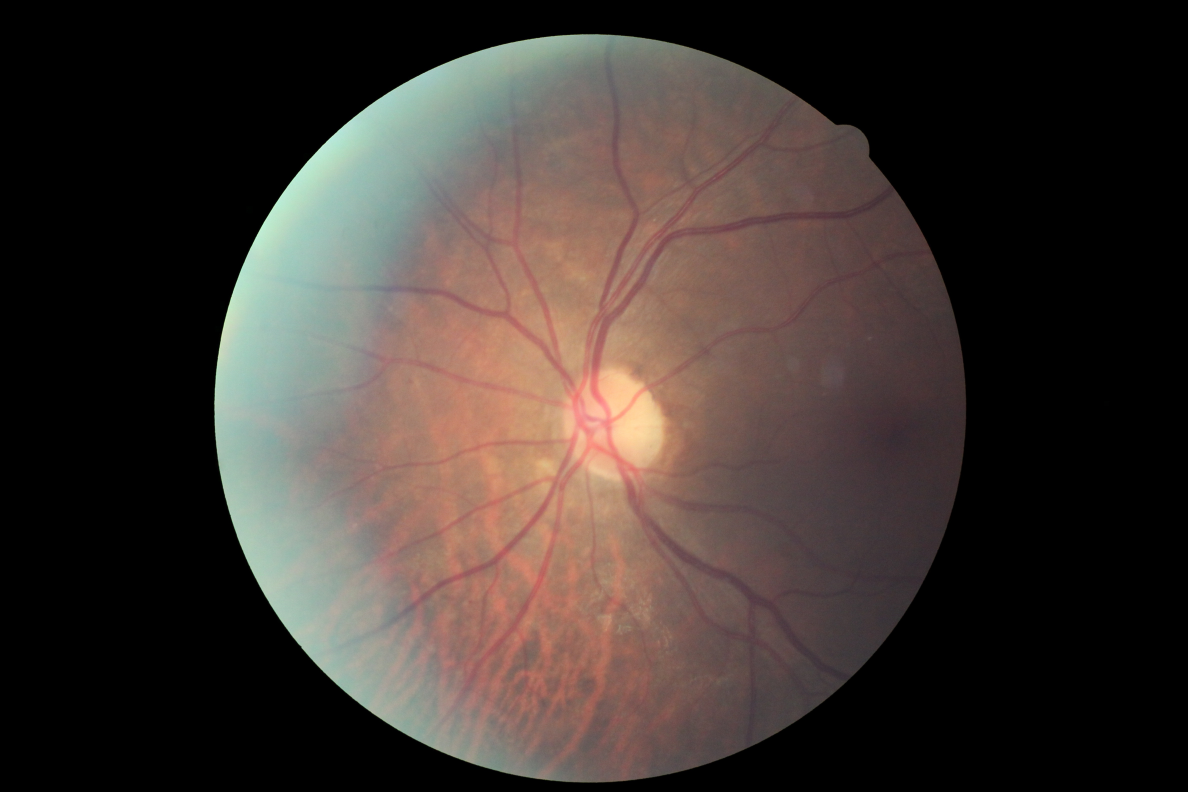
#> input picture data/dr_sample/10_left.jpeg, 4752 x 3168 px (shown at 1/4 size)
$ jupyter execute --allow-errors understanding_ben_image_norm.ipynb   (shell and % lines are left out)   (Python 2 division)
#> lines starting #> are read from the running program, lines starting #| are printed output that depends on the picture
[cell 1]
import Image
import glob
import os
import IPython.display
import matplotlib.pyplot as plt
from IPython.display import HTML, display
import numpy as np
import cv2, glob
import sys
import os

[cell 2]
filename = "../../data/dr_sample/10_left.jpeg"

[cell 3]
IPython.display.Image(filename, width=500, height=300)

[cell 4]
a = cv2.imread(filename)
#> a is the input picture: shape (3168, 4752, 3); mean B, G, R 49.9, 54.6, 64.1

[cell 5]
plt.imshow(a, cmap=plt.cm.gray, vmin=0, vmax=1)
#> (this line was passed over: IPython is not available in this run)

[cell 6]
scale=300

#> (a cell that did not finish here is left out)

[cell 8]
def scaleRadius(img, scale):
#> called with scale = 300
    x = img[img.shape[0]/2,:,:].sum(1)
#> x = 4752 values, max 616 at index 2517, min 0 at index 0, mean 241.9
    r = (x>x.mean()/10).sum()/2
#> r = 1504

    # hacky fix for corrupted images??
    if r == 0:
        return img

    s=scale*1.0/r
#> s = 0.199
    return cv2.resize(img, (0,0), fx=s, fy=s)
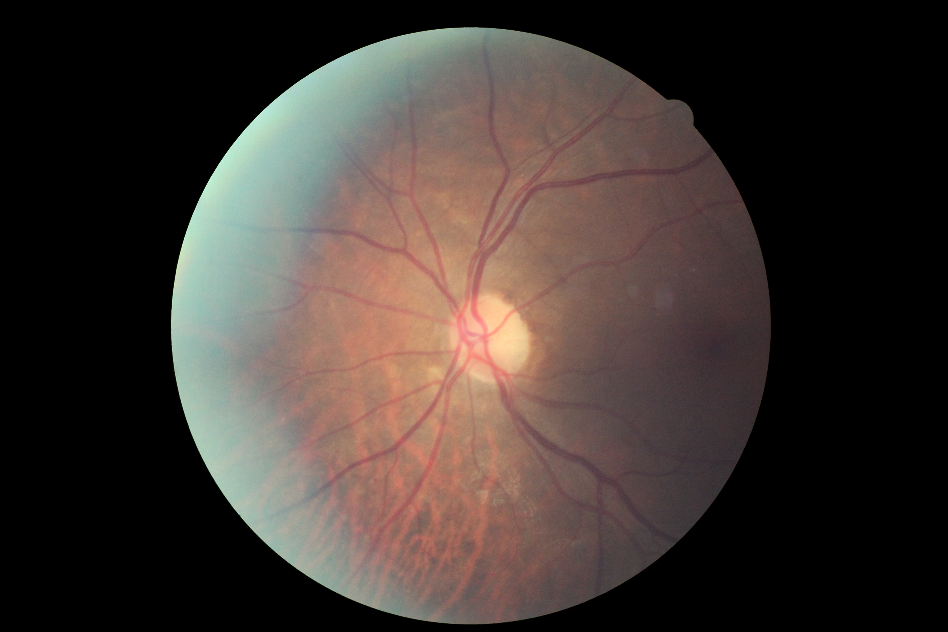
#> returned value: shape (632, 948, 3); mean of channels 0, 1, 2 49.9, 54.5, 64.1; drawn as B, G, R

[cell 9]
scaled_img = scaleRadius(a, 300)
print scaled_img.shape
#| (632, 948, 3)

[cell 10]
plt.imshow(scaled_img, cmap=plt.cm.gray, vmin=0, vmax=1)
#> (this line was passed over: IPython is not available in this run)

----

[cell 11]
scale/30

[cell 12]
blur = cv2.GaussianBlur(scaled_img, (0,0), scale/30)
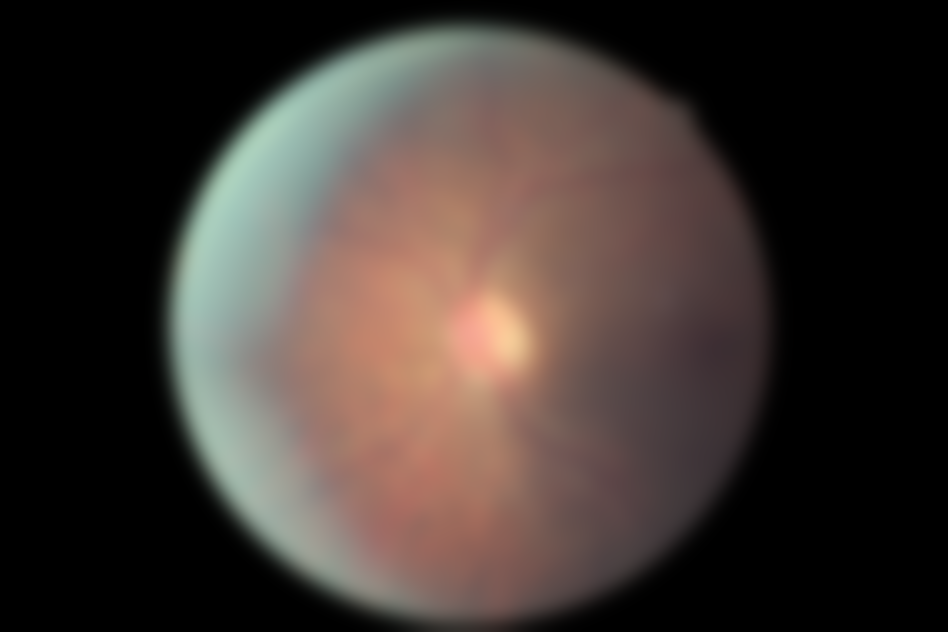
#> blur: shape (632, 948, 3); mean B, G, R 49.9, 54.5, 64.1
gauss_img = cv2.addWeighted(scaled_img, 4, blur, -4, 128)
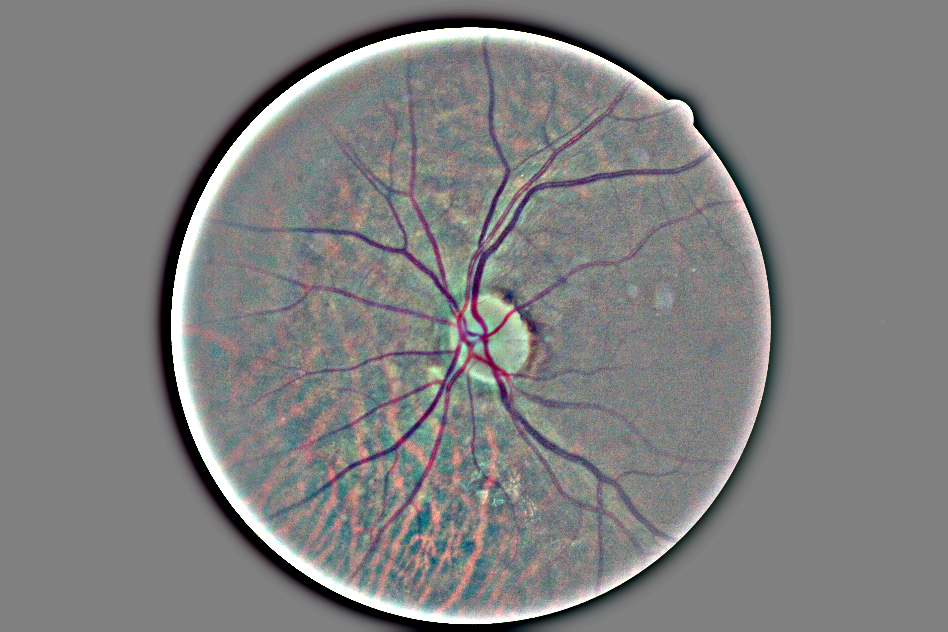
#> gauss_img: shape (632, 948, 3); mean B, G, R 127.7, 127.7, 127.8
# gauss_img = cv2.addWeighted(scaled_img, 4, blur, -4, 128)
plt.imshow(blur, cmap=plt.cm.gray, vmin=0, vmax=1)
#> (this line was passed over: IPython is not available in this run)

[cell 13]
plt.imshow(gauss_img, cmap=plt.cm.gray, vmin=0, vmax=1)
#> (this line was passed over: IPython is not available in this run)

[cell 14]
blur2 = cv2.GaussianBlur(scaled_img, (55,55), scale/30)
gauss_img2 = cv2.addWeighted(scaled_img, 4, blur2, -4, 128)
# gauss_img = cv2.addWeighted(scaled_img, 4, blur, -4, 128)
float(sum(sum(sum(np.equal(gauss_img, gauss_img2))))) / 1797408.0
#> Out = 0.965

[cell 15]
print scaled_img.shape
#| (632, 948, 3)
print blur.shape
#| (632, 948, 3)

[cell 16]
print blur.shape
#| (632, 948, 3)
print a.shape
#| (3168, 4752, 3)
print 3168/623, 4752/948, scale/30

mean = (0,0), sigma = (scale/30, scale/30)

[cell 17]
cv2.GaussianBlur(scaled_img, (0,0), scale/30).shape
#> Out = (632, 948, 3)

$ run again, with data/dr_sample/13_left.jpeg copied over data/dr_sample/10_left.jpeg
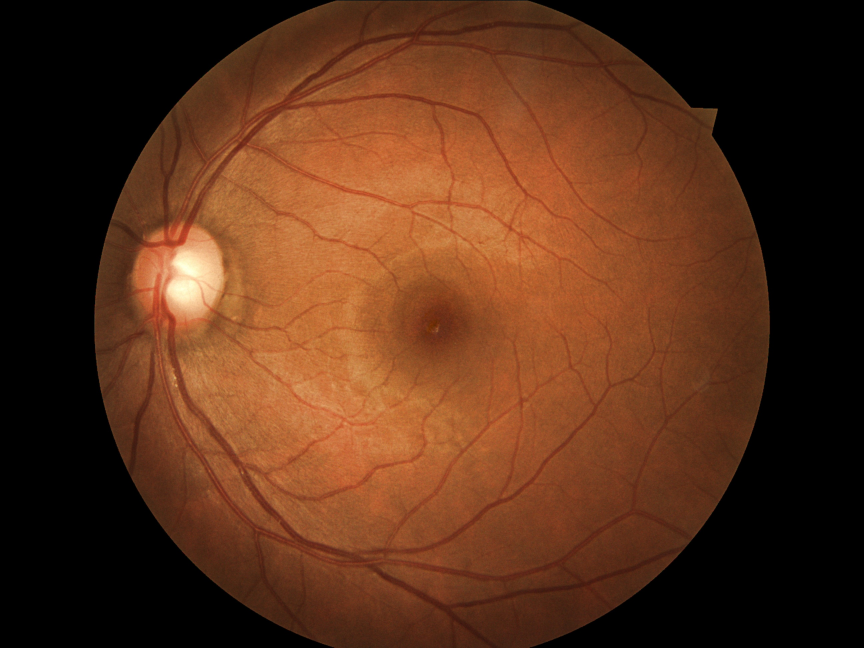
#> input picture data/dr_sample/13_left.jpeg, 2592 x 1944 px (shown at 1/3 size)
#> a is the input picture: shape (1944, 2592, 3); mean B, G, R 25.6, 48.2, 88.6
#> x = 2592 values, max 408 at index 989, min 0 at index 0, mean 208
#> r = 1014
#> s = 0.296
#| (575, 767, 3)
#> `blur = cv2.GaussianBlur(scaled_img, (0,0), scale/30)`:
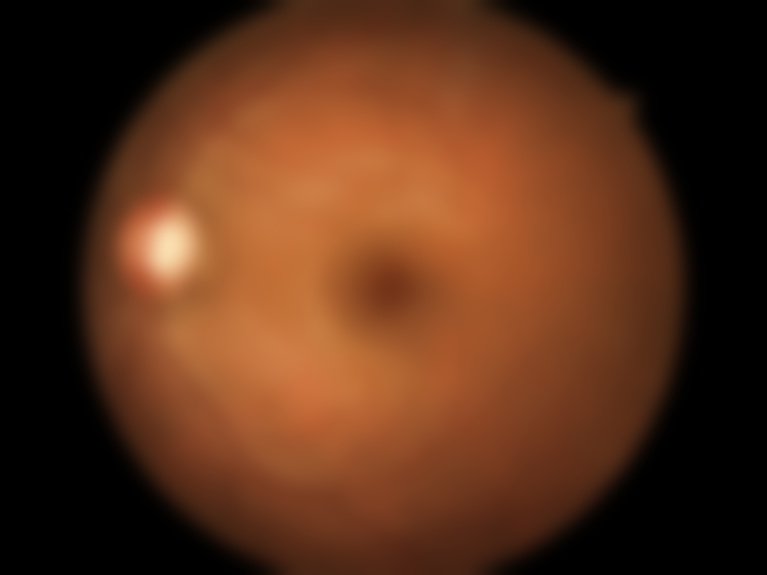
#> blur: shape (575, 767, 3); mean B, G, R 25.5, 48.1, 88.5
#> `gauss_img = cv2.addWeighted(scaled_img, 4, blur, -4, 128)`:
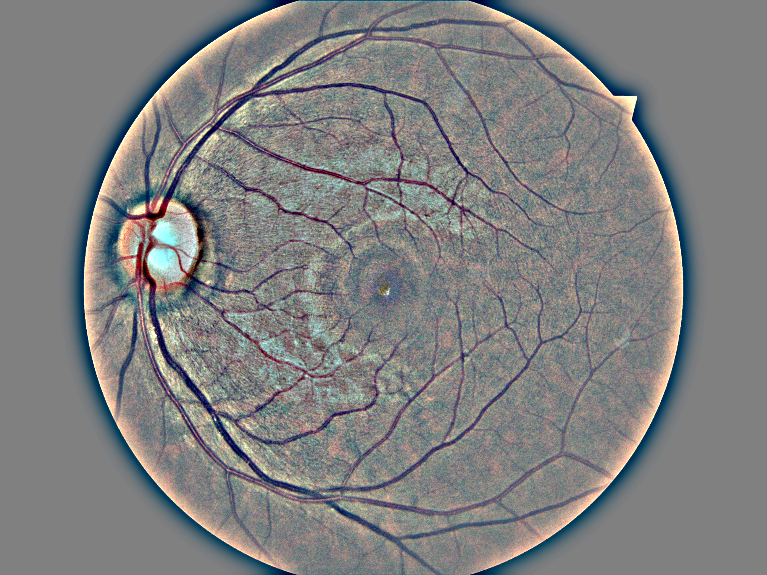
#> gauss_img: shape (575, 767, 3); mean B, G, R 128, 128, 127.8
#> `float(sum(sum(sum(np.equal(gauss_img, gauss_img2))))) / 1797408.0`: Out = 0.715
#| (575, 767, 3)
#| (575, 767, 3)
#| (575, 767, 3)
#| (1944, 2592, 3)

$ run again, with data/dr_sample/16_left.jpeg copied over data/dr_sample/10_left.jpeg
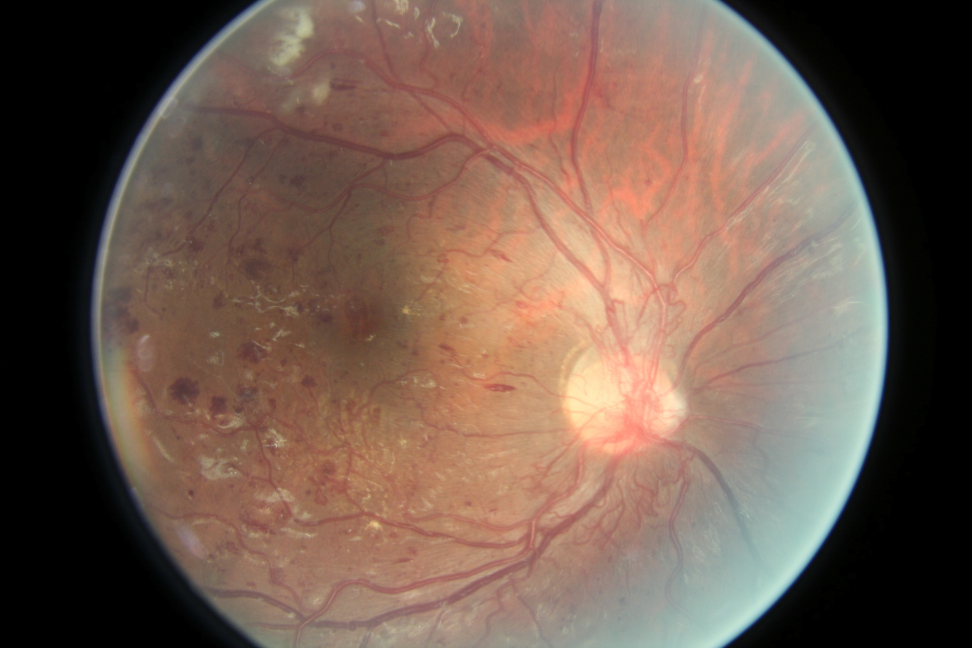
#> input picture data/dr_sample/16_left.jpeg, 3888 x 2592 px (shown at 1/4 size)
#> a is the input picture: shape (2592, 3888, 3); mean B, G, R 79.9, 92.2, 114.9
#> x = 3888 values, max 617 at index 3518, min 0 at index 0, mean 323.1
#> r = 1646
#> s = 0.182
#| (472, 709, 3)
#> `blur = cv2.GaussianBlur(scaled_img, (0,0), scale/30)`:
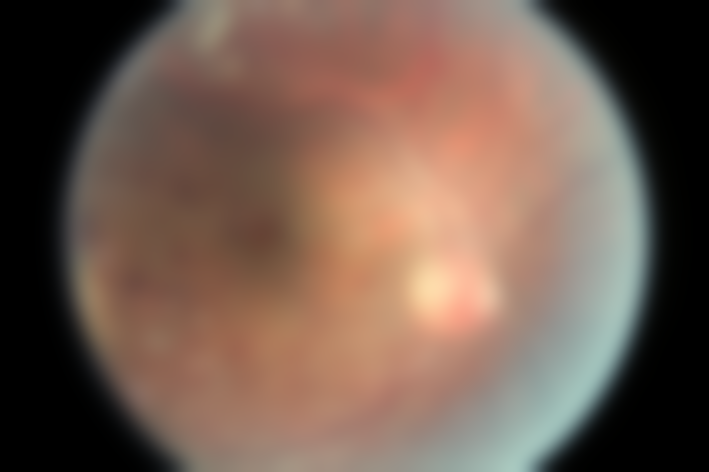
#> blur: shape (472, 709, 3); mean B, G, R 79.7, 92.1, 114.8
#> `gauss_img = cv2.addWeighted(scaled_img, 4, blur, -4, 128)`:
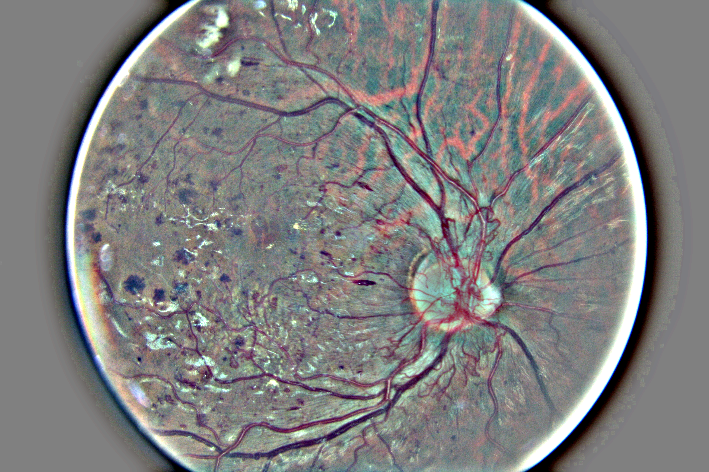
#> gauss_img: shape (472, 709, 3); mean B, G, R 127, 127, 127.3
#> `float(sum(sum(sum(np.equal(gauss_img, gauss_img2))))) / 1797408.0`: Out = 0.53
#| (472, 709, 3)
#| (472, 709, 3)
#| (472, 709, 3)
#| (2592, 3888, 3)
